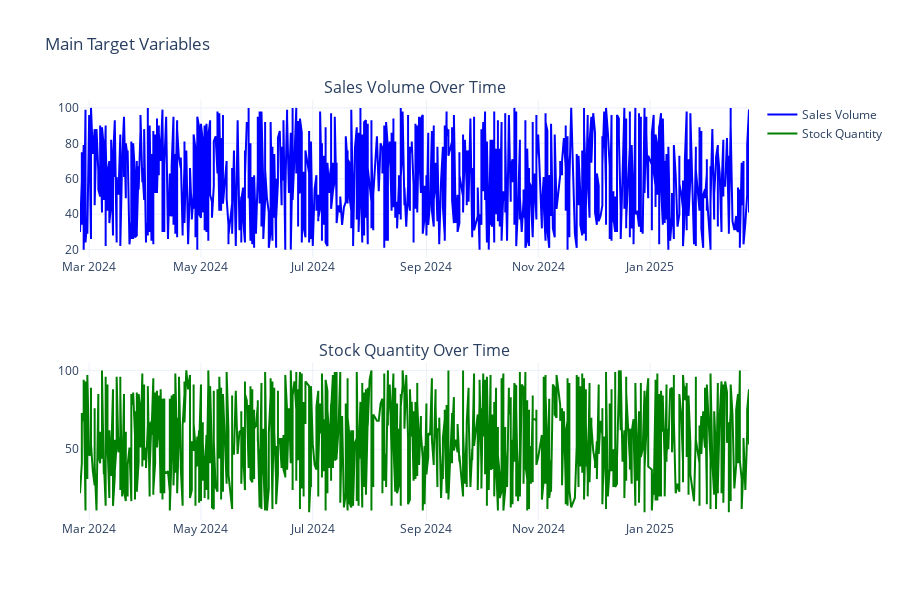

Notebook cell for this chart:
### Markdown cell above
# Initial Setup and Analysis of Main Series

### Code cell
# Chart of main target variables
fig = make_subplots(rows=2, cols=1, subplot_titles=['Sales Volume Over Time', 'Stock Quantity Over Time'])

fig.add_trace(go.Scatter(x=data.index, y=data['Sales_Volume'], 
                         name='Sales Volume', line=dict(color='blue')), row=1, col=1)
fig.add_trace(go.Scatter(x=data.index, y=data['Stock_Quantity'], 
                         name='Stock Quantity', line=dict(color='green')), row=2, col=1)

fig.update_layout(height=600, title_text="Main Target Variables", showlegend=True)
fig.show()

### Figure 1 — Plotly figure (JSON) as saved in the notebook; plotly's stock layout.template omitted (floating-point values rounded to 4 significant figures; data arrays with more than 128 entries replaced by an {"elided": "..."} marker saying what was removed)
{"data": [{"line": {"color": "blue"}, "name": "Sales Volume", "type": "scatter", "x": {"elided": "990 str values"}, "xaxis": "x", "y": {"elided": "990 int values"}, "yaxis": "y"}, {"line": {"color": "green"}, "name": "Stock Quantity", "type": "scatter", "x": {"elided": "990 str values"}, "xaxis": "x2", "y": {"elided": "990 int values"}, "yaxis": "y2"}], "layout": {"annotations": [{"font": {"size": 16}, "showarrow": false, "text": "Sales Volume Over Time", "x": 0.5, "xanchor": "center", "xref": "paper", "y": 1, "yanchor": "bottom", "yref": "paper"}, {"font": {"size": 16}, "showarrow": false, "text": "Stock Quantity Over Time", "x": 0.5, "xanchor": "center", "xref": "paper", "y": 0.375, "yanchor": "bottom", "yref": "paper"}], "height": 600, "showlegend": true, "title": {"text": "Main Target Variables"}, "xaxis": {"anchor": "y", "domain": [0, 1]}, "xaxis2": {"anchor": "y2", "domain": [0, 1]}, "yaxis": {"anchor": "x", "domain": [0.625, 1]}, "yaxis2": {"anchor": "x2", "domain": [0, 0.375]}}}
